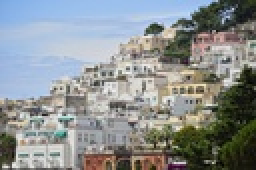
%> input picture Kuwahara/2.jpg, 128 x 85 px, shrunk from 1600 x 1065 before the run (shown 2 times larger)
$ octave kuwahara_iteration.m   (GNU Octave 9; MATLAB toolbox functions it lacks are replaced by stand-ins)
%> lines starting %> are read from the running program, lines starting %| are printed output that depends on the picture
close all; clear all; clc;
% The Kuwahara filter works on a window divided into 4 overlapping
% 5x5 subwindows. In each subwindow, the mean and variance are computed.
% The output value (located at the center of the window) is set to the
% mean of the subwindow with the smallest variance.
%
%    ( a  a  ab  b  b )
%    ( a  a  ab  b  b )
%    (ac ac abcd bd bd)
%    ( c  c  cd  d  d )
%    ( c  c  cd  d  d )
%
%    ( a    ab    ab    ab    b )
%    ( ac  abcd  abcd  abcd  bd )
%    ( ac  abcd  abcd  abcd  bd )
%    ( ac  abcd  abcd  abcd  bd )
%    ( c    cd    cd    cd    d )
%
%    ( a    ab    b )
%    ( ac  abcd  bd )
%    ( c    cd    d )
tic

%im = im2double(imread('cat.png'));
im = double(imread('2.jpg')) / 255;
figure,imshow(im)


[Rows Cols]= size(im);
%> Rows = 85; Cols = 384
result = im;

h = 1; %3x3 subwindows
% [4 lines of commented-out code are left out]
maxiter = 1;
for i = 1:maxiter
imPadded = padarray(result,[h h],'replicate');

for x = (h+1):Rows+h
  for y = (h+1):Cols+h
     % window & subwindows
     W = imPadded((x-h):(x+h),(y-h):(y+h)); % (2h+1)x(2h+1) window

% 2x2 neighborhoods
     A = W(1:2,1:2); % a-window
     B = W(1:2,2:3); % b-window
     C = W(2:3,1:2); % c-window
     D = W(2:3,2:3); % d-window

% [20 lines of commented-out code are left out]
     s = var([A(:) B(:) C(:) D(:)]);
     m = mean([A(:) B(:) C(:) D(:)]);
     [z,k] = min(s);
     result(x-h,y-h) = m(k);
  end
end

end
%> this loop made 1 pass
%> pass 1, `imPadded = padarray(result,[h h],'replicate');`:
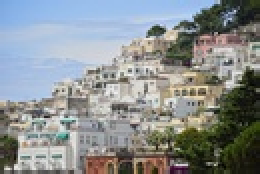
%> imPadded: size 87x130x3 double (shown 2 times larger); mean R, G, B 0.539, 0.56, 0.565
%> after the loop:
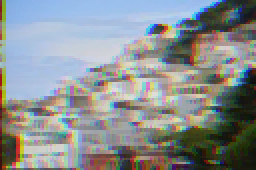
%> result: size 85x128x3 double (shown 2 times larger); mean R, G, B 0.543, 0.566, 0.573

%figure,imshow([im,result]),title('original and filtered');
figure,imshow(result)%,title('filtered');
imwrite(result,'2_1.jpg');
% imwrite(result,'3sub2nei.png');
% imwrite(result,'enhanced_lamp_kuwahara.png');
%figure,imshow([im,result+5*(im-result)]),title('original and sharpened');

%% iteration 1
im1 = double(imread('2_1.jpg')) / 255;
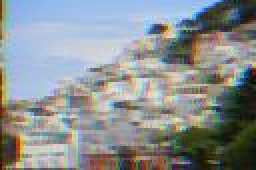
%> im1: size 85x128x3 double (shown 2 times larger); mean R, G, B 0.544, 0.567, 0.574
figure,imshow(im1)


[Rows Cols]= size(im1);
result = im1;

h = 1; %3x3 subwindows

maxiter = 1;
%> (the run ends here)
